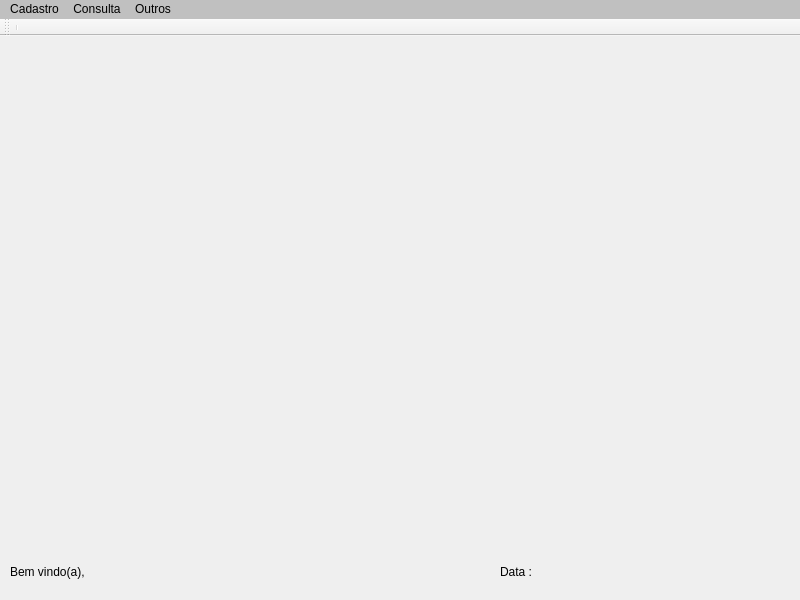
<?xml version="1.0" encoding="UTF-8"?>
<ui version="4.0">
 <class>frmTelaPrincipal</class>
 <widget class="QMainWindow" name="frmTelaPrincipal">
  <property name="geometry">
   <rect>
    <x>0</x>
    <y>0</y>
    <width>800</width>
    <height>600</height>
   </rect>
  </property>
  <property name="minimumSize">
   <size>
    <width>800</width>
    <height>600</height>
   </size>
  </property>
  <property name="maximumSize">
   <size>
    <width>800</width>
    <height>600</height>
   </size>
  </property>
  <property name="windowTitle">
   <string>DataMusik v0.1 - Tela Principal</string>
  </property>
  <property name="styleSheet">
   <string notr="true">#frmTelaPrincipal
{
	border-image: url(:/Imagens/Backgrounds/DataMusikLogo.png) 0 0 0 0 stretch stretch;
}


#lblUsuario
{
	font: 20pt &quot;URW Gothic L&quot;;
}

#lblData
{
	font: 16pt &quot;URW Gothic L&quot;;
}

QMenuBar
{
	font: bold 14pt &quot;URW Gothic L&quot;;
	
	background-color: rgb(0, 0, 0, 50);
}

QMenu
{
	font: 45 12pt &quot;URW Gothic L&quot;;
}</string>
  </property>
  <widget class="QWidget" name="centralwidget">
   <property name="styleSheet">
    <string notr="true">QMenuBar
{
	font: 45 14pt &quot;URW Gothic L&quot;;
}</string>
   </property>
   <widget class="QLabel" name="lblUsuario">
    <property name="geometry">
     <rect>
      <x>10</x>
      <y>510</y>
      <width>451</width>
      <height>51</height>
     </rect>
    </property>
    <property name="sizePolicy">
     <sizepolicy hsizetype="Preferred" vsizetype="Preferred">
      <horstretch>0</horstretch>
      <verstretch>0</verstretch>
     </sizepolicy>
    </property>
    <property name="minimumSize">
     <size>
      <width>451</width>
      <height>51</height>
     </size>
    </property>
    <property name="maximumSize">
     <size>
      <width>451</width>
      <height>51</height>
     </size>
    </property>
    <property name="frameShape">
     <enum>QFrame::NoFrame</enum>
    </property>
    <property name="frameShadow">
     <enum>QFrame::Sunken</enum>
    </property>
    <property name="text">
     <string>Bem vindo(a), </string>
    </property>
    <property name="textFormat">
     <enum>Qt::AutoText</enum>
    </property>
    <property name="scaledContents">
     <bool>false</bool>
    </property>
    <property name="wordWrap">
     <bool>false</bool>
    </property>
    <property name="openExternalLinks">
     <bool>false</bool>
    </property>
    <property name="textInteractionFlags">
     <set>Qt::NoTextInteraction</set>
    </property>
   </widget>
   <widget class="QLabel" name="lblData">
    <property name="geometry">
     <rect>
      <x>500</x>
      <y>510</y>
      <width>291</width>
      <height>51</height>
     </rect>
    </property>
    <property name="sizePolicy">
     <sizepolicy hsizetype="Preferred" vsizetype="Preferred">
      <horstretch>0</horstretch>
      <verstretch>0</verstretch>
     </sizepolicy>
    </property>
    <property name="minimumSize">
     <size>
      <width>0</width>
      <height>0</height>
     </size>
    </property>
    <property name="frameShape">
     <enum>QFrame::NoFrame</enum>
    </property>
    <property name="frameShadow">
     <enum>QFrame::Sunken</enum>
    </property>
    <property name="text">
     <string>Data : </string>
    </property>
    <property name="textFormat">
     <enum>Qt::AutoText</enum>
    </property>
    <property name="scaledContents">
     <bool>false</bool>
    </property>
    <property name="wordWrap">
     <bool>false</bool>
    </property>
    <property name="openExternalLinks">
     <bool>false</bool>
    </property>
    <property name="textInteractionFlags">
     <set>Qt::NoTextInteraction</set>
    </property>
   </widget>
  </widget>
  <widget class="QMenuBar" name="mbrBarraMenu">
   <property name="geometry">
    <rect>
     <x>0</x>
     <y>0</y>
     <width>800</width>
     <height>30</height>
    </rect>
   </property>
   <widget class="QMenu" name="menCadastro">
    <property name="title">
     <string>Cadastro</string>
    </property>
    <addaction name="actCadastroAcessorio"/>
    <addaction name="actCadastroInstrumento"/>
    <addaction name="actCadastroMidia"/>
    <addaction name="actCadastroUsuario"/>
   </widget>
   <widget class="QMenu" name="menConsuta">
    <property name="title">
     <string>Consulta</string>
    </property>
    <addaction name="actConsultaAcessorio"/>
    <addaction name="actConsultaInstrumento"/>
    <addaction name="actConsultaMidia"/>
    <addaction name="actConsultaSessao"/>
    <addaction name="actConsultaUsuario"/>
   </widget>
   <widget class="QMenu" name="menOutros">
    <property name="title">
     <string>Outros</string>
    </property>
    <addaction name="actManual"/>
    <addaction name="actSobre"/>
    <addaction name="actSessaoAtual"/>
    <addaction name="separator"/>
    <addaction name="actSair"/>
   </widget>
   <addaction name="menCadastro"/>
   <addaction name="menConsuta"/>
   <addaction name="menOutros"/>
  </widget>
  <widget class="QToolBar" name="tbrBarraFerramenta">
   <property name="windowTitle">
    <string>toolBar</string>
   </property>
   <property name="toolButtonStyle">
    <enum>Qt::ToolButtonIconOnly</enum>
   </property>
   <attribute name="toolBarArea">
    <enum>TopToolBarArea</enum>
   </attribute>
   <attribute name="toolBarBreak">
    <bool>false</bool>
   </attribute>
   <addaction name="separator"/>
  </widget>
  <action name="actCadastroAcessorio">
   <property name="text">
    <string>Acessório</string>
   </property>
   <property name="toolTip">
    <string>Cadastro de Acessórios</string>
   </property>
   <property name="shortcut">
    <string>Ctrl+A</string>
   </property>
  </action>
  <action name="actCadastroInstrumento">
   <property name="text">
    <string>Instrumento</string>
   </property>
   <property name="toolTip">
    <string>Cadastro de Instrumentos</string>
   </property>
   <property name="shortcut">
    <string>Ctrl+I</string>
   </property>
  </action>
  <action name="actCadastroMidia">
   <property name="text">
    <string>Midia</string>
   </property>
   <property name="toolTip">
    <string>Cadastro de Mídias</string>
   </property>
   <property name="shortcut">
    <string>Ctrl+M</string>
   </property>
  </action>
  <action name="actCadastroUsuario">
   <property name="text">
    <string>Usuário</string>
   </property>
   <property name="toolTip">
    <string>Cadastro de Usuários</string>
   </property>
   <property name="shortcut">
    <string>Ctrl+U</string>
   </property>
  </action>
  <action name="actConsultaAcessorio">
   <property name="text">
    <string>Acessório</string>
   </property>
   <property name="toolTip">
    <string>Consulta de Acessórios</string>
   </property>
   <property name="shortcut">
    <string>Ctrl+Shift+A</string>
   </property>
  </action>
  <action name="actConsultaInstrumento">
   <property name="text">
    <string>Instrumento</string>
   </property>
   <property name="toolTip">
    <string>Consulta de Instrumentos</string>
   </property>
   <property name="shortcut">
    <string>Ctrl+Shift+N</string>
   </property>
  </action>
  <action name="actConsultaMidia">
   <property name="text">
    <string>Mídia</string>
   </property>
   <property name="toolTip">
    <string>Consulta de Mídias</string>
   </property>
   <property name="shortcut">
    <string>Ctrl+Shift+M</string>
   </property>
  </action>
  <action name="actConsultaSessao">
   <property name="text">
    <string>Sessão</string>
   </property>
   <property name="toolTip">
    <string>Consulta de Sessões</string>
   </property>
  </action>
  <action name="actConsultaUsuario">
   <property name="text">
    <string>Usuário</string>
   </property>
   <property name="toolTip">
    <string>Consulta de Usuários</string>
   </property>
   <property name="shortcut">
    <string>Ctrl+Shift+U</string>
   </property>
  </action>
  <action name="actManual">
   <property name="text">
    <string>Manual do Usuário</string>
   </property>
   <property name="shortcut">
    <string>Ctrl+Alt+M</string>
   </property>
  </action>
  <action name="actSessaoAtual">
   <property name="text">
    <string>Sessão Atual</string>
   </property>
   <property name="toolTip">
    <string>Dados da Sessão Atual </string>
   </property>
   <property name="shortcut">
    <string>Ctrl+Alt+D</string>
   </property>
  </action>
  <action name="actSobre">
   <property name="text">
    <string>Sobre...</string>
   </property>
   <property name="toolTip">
    <string>Sobre o DataMusik</string>
   </property>
   <property name="shortcut">
    <string>Ctrl+Alt+S</string>
   </property>
  </action>
  <action name="actSair">
   <property name="text">
    <string>Sair...</string>
   </property>
   <property name="toolTip">
    <string>Deslogar do Sistema</string>
   </property>
   <property name="shortcut">
    <string>Esc</string>
   </property>
  </action>
 </widget>
 <resources/>
 <connections/>
</ui>
